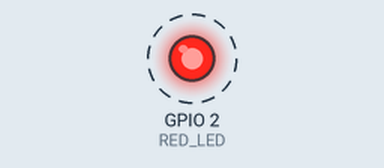
Simulated run of this program. Board: ESP32. Parts: output pins drawn as LEDs (lit = HIGH). Dashed ring = blinking. What the program prints to the serial monitor is not drawn.

Above: at 0.5 s.
Timing chart, 0 to 4.6 s (numbered marks = the images above):
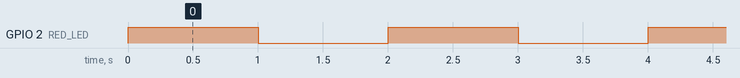

The program:

main.cpp
```cpp
#include <Arduino.h>
#define RED_LED 2

void setup()
{
  Serial.begin(115200);
  pinMode(RED_LED, OUTPUT);
}

void loop()
{

  Serial.println("RED LED ON");
  digitalWrite(RED_LED, HIGH);
  delay(1000); // Keep RED LED ON for 1 second
  Serial.println("RED LED OFF");
  digitalWrite(RED_LED, LOW);
  delay(1000); // Keep RED LED OFF for 1 second
}
```

Measured:
- by itself, GPIO 2 (RED_LED): alternates HIGH for 1.0 s and LOW for 1.0 s
